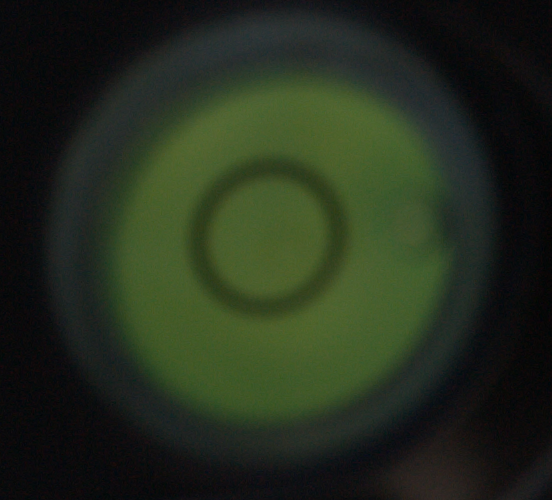
#> input picture panosort/lever.ppm, 552 x 500 px
$ python find_rig.py lever.ppm
#> lines starting #> are read from the running program, lines starting #| are printed output that depends on the picture
import cv2
import numpy as np
import sys
from os.path import isfile

if len(sys.argv) != 2:
  print("Incorrect number of arguments!")
  print("Usage: python find_rig.py filename")
  exit("Terminated")

scale = 0.25 # Value to downsize the original images

if not isfile(sys.argv[1]):
  exit("File not found!")

# Read the images and resize them
img = cv2.imread(sys.argv[1])
#> img is the input picture: shape (500, 552, 3); mean B, G, R 29.2, 45.3, 36.3
img = cv2.resize(img, (int(img.shape[0]*scale), int(img.shape[1]*scale)))
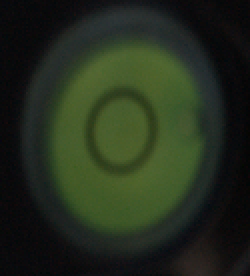
#> img: shape (138, 125, 3) (shown 2 times larger); mean B, G, R 29, 45.2, 36.2
tmp = cv2.imread('lever.ppm')
tmp = cv2.resize(tmp, (int(tmp.shape[0]*scale), int(tmp.shape[1]*scale)))

# Compute template matching with squared difference normed
res = cv2.matchTemplate(img,tmp,cv2.TM_SQDIFF_NORMED)
#> res = [0]
min_val, max_val, min_loc, max_loc = cv2.minMaxLoc(res)
#> min_val = 0; max_val = 0; min_loc = (0, 0); max_loc = (0, 0)

#print(min_val, min_loc)

# Decide wheter the rig is at the right or left
if min_loc[0] < img.shape[0]/2:
    print(True) # lEFT sid
else:
    print(False) # RIGHT side

$ run again, with panosort/rigtemplate.jpg saved as panosort/lever.ppm
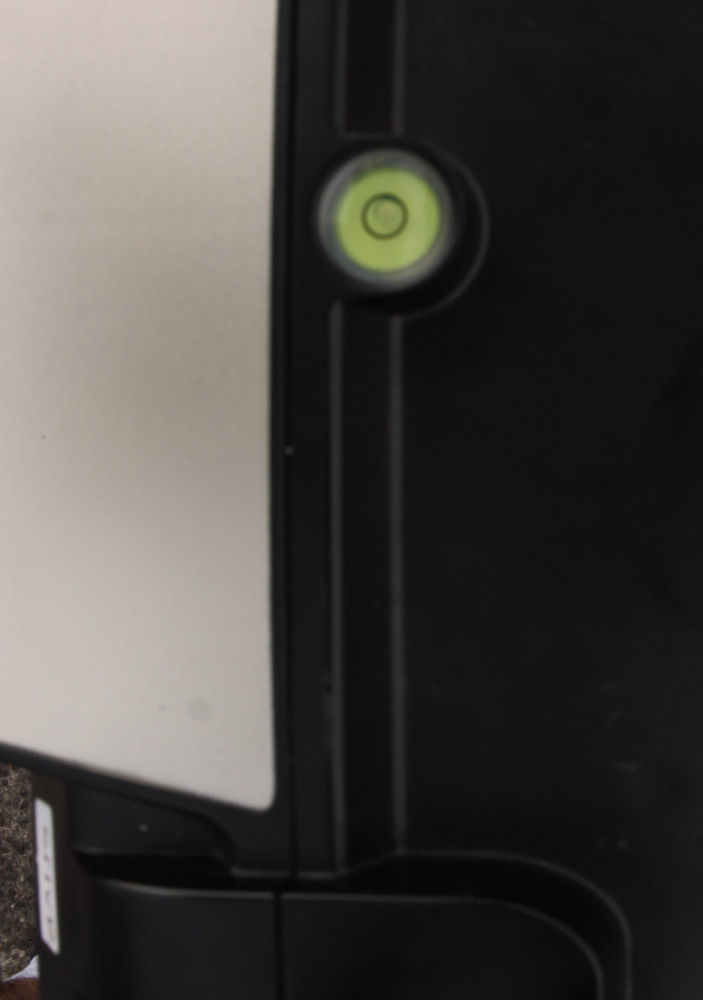
#> input picture panosort/rigtemplate.jpg, 2107 x 2998 px (shown at 1/3 size)
#> img is the input picture: shape (2998, 2107, 3); mean B, G, R 66.1, 69.2, 72.2
#> `img = cv2.resize(img, (int(img.shape[0]*scale), int(img.shape[1]*scale..`:
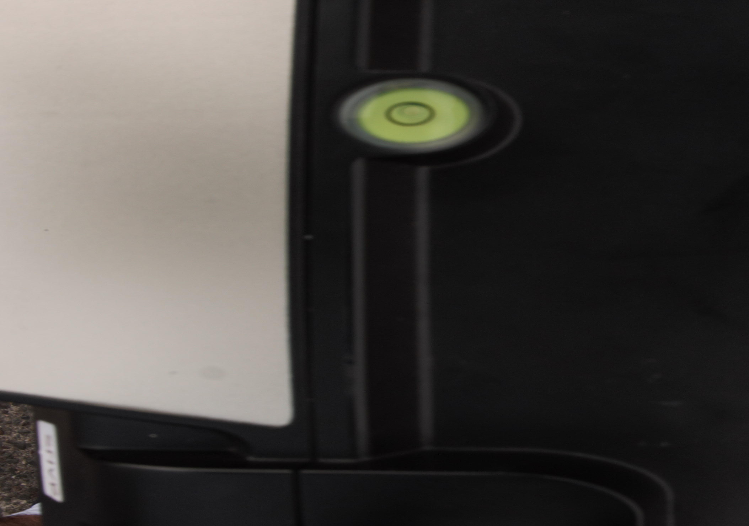
#> img: shape (526, 749, 3); mean B, G, R 66.1, 69.1, 72.1
#> res = [5.22e-08]
#> min_val = 5.22e-08; min_loc = (0, 0)
